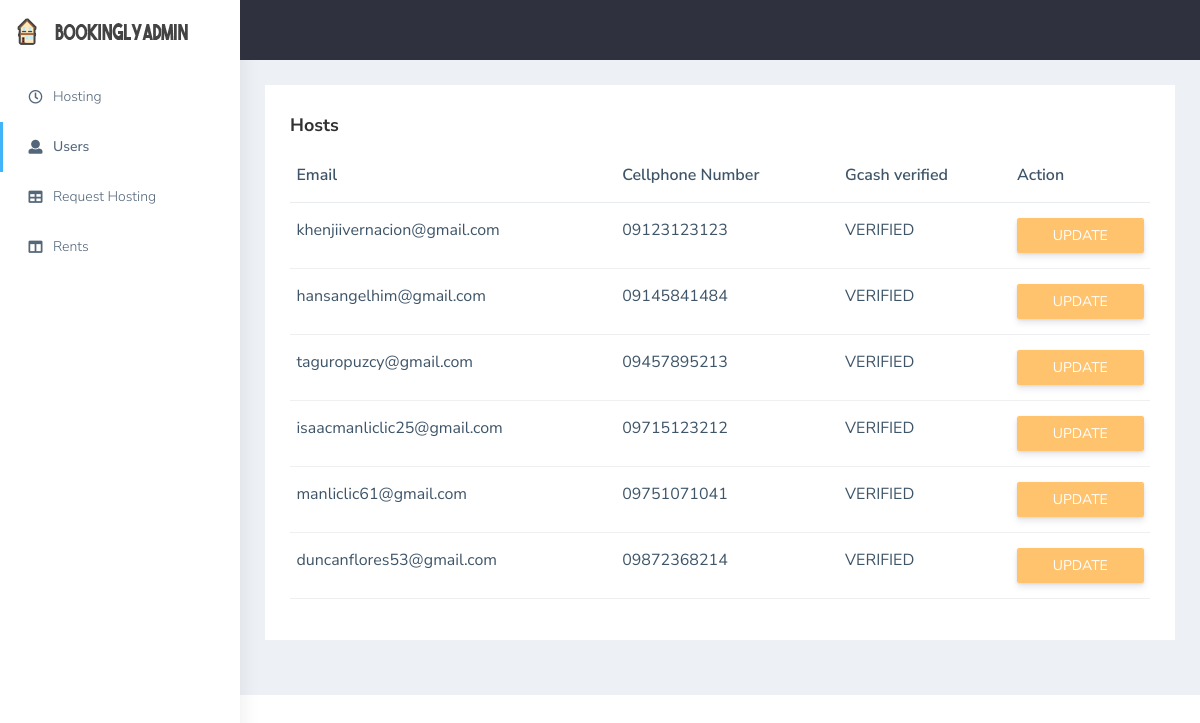
/admin/profile.php, run on the app's committed database.
### tables this page shows
CREATE TABLE `user` (
  `cpnumber` varchar(11) NOT NULL,
  `password` varchar(255) NOT NULL,
  `firstname` varchar(255) NOT NULL,
  `lastname` varchar(255) NOT NULL,
  `email` varchar(255) NOT NULL,
  `birtdate` date NOT NULL,
  `status` varchar(255) NOT NULL,
  `UserImage` longblob NOT NULL
);

### admin/profile.php (the view, shortened to what this page needs)
<!DOCTYPE html>
<html dir="ltr" lang="en">
<head>
    <link href="css/style.min.css" rel="stylesheet">
</head>
<?php
function display()
{
    include "dbadmin/database.php";
    $sqlresult = mysqli_query($conn, "select * from user");
    while ($row = mysqli_fetch_array($sqlresult)) {
        echo "<tr>";
        echo "<td>$row[4]</td>";
        echo "<td>$row[0]</td>";
        echo "<td>$row[6]</td>";
        echo "<td><a href='profile-update.php?email=$row[4]' class='btn btn-warning form-control'>UPDATE</a></td>";
        echo "</tr>";
    }
}
?>
<body>
    <div id="main-wrapper" data-layout="vertical" data-navbarbg="skin5" data-sidebartype="full" data-sidebar-position="absolute" data-header-position="absolute" data-boxed-layout="full">
        <?php include 'admin-header.php'; ?>
        <?php include 'side-bar.php'; ?>
        <div class="page-wrapper">
            <div class="container-fluid">
                <div class="row">
                    <div class="col-md-12 col-lg-12 col-sm-12">
                        <div class="white-box">
                            <h3 class="box-title">Hosts</h3>
                            <div class="table-responsive">
                                <table class="table no-wrap">
                                    <thead>
                                        <tr>
                                            <th class="border-top-0">Email</th>
                                            <th class="border-top-0">Cellphone Number</th>
                                            <th class="border-top-0">Gcash verified</th>
                                            <th class="border-top-0">Action</th>
                                        </tr>
                                    </thead>
                                    <tbody>
                                        <?php echo display(); ?>
                                    </tbody>
                                </table>
                            </div>
                        </div>
                    </div>
                </div>
            </div>
        </div>
    </div>
</body>
</html>

### admin/admin-header.php (shortened to what this page needs)
<header class="topbar" data-navbarbg="skin5">
    <nav class="navbar top-navbar navbar-expand-md navbar-dark">
        <div class="navbar-header" data-logobg="skin6">
            <a class="navbar-brand" href="dashboard.php">
                <b class="logo-icon">
                    <img src="plugins/images/logo-icon.png" alt="homepage" />
                </b>
                <span class="logo-text">
                    <img src="plugins/images/logo-text.png" alt="homepage" />
                </span>
            </a>
        </div>
    </nav>
</header>

### admin/side-bar.php
<aside class="left-sidebar" data-sidebarbg="skin6">
    <div class="scroll-sidebar">
        <nav class="sidebar-nav">
            <ul id="sidebarnav">
                <li class="sidebar-item pt-2">
                    <a class="sidebar-link waves-effect waves-dark sidebar-link" href="dashboard.php" aria-expanded="false">
                        <i class="far fa-clock" aria-hidden="true"></i>
                        <span class="hide-menu">Hosting</span>
                    </a>
                </li>
                <li class="sidebar-item">
                    <a class="sidebar-link waves-effect waves-dark sidebar-link" href="profile.php" aria-expanded="false">
                        <i class="fa fa-user" aria-hidden="true"></i>
                        <span class="hide-menu">Users</span>
                    </a>
                </li>
                <li class="sidebar-item">
                    <a class="sidebar-link waves-effect waves-dark sidebar-link" href="hosting-request.php" aria-expanded="false">
                        <i class="fa fa-table" aria-hidden="true"></i>
                        <span class="hide-menu">Request Hosting</span>
                    </a>
                </li>
                <li class="sidebar-item">
                    <a class="sidebar-link waves-effect waves-dark sidebar-link" href="blank.php" aria-expanded="false">
                        <i class="fa fa-columns" aria-hidden="true"></i>
                        <span class="hide-menu">Rents</span>
                    </a>
                </li>
            </ul>
        </nav>
    </div>
</aside>

### data on the page
user: email "khenjiivernacion@gmail.com", cpnumber "09123123123", status "VERIFIED"
user: email "hansangelhim@gmail.com", cpnumber "09145841484", status "VERIFIED"
user: email "taguropuzcy@gmail.com", cpnumber "09457895213", status "VERIFIED"
user: email "isaacmanliclic25@gmail.com", cpnumber "09715123212", status "VERIFIED"
user: email "manliclic61@gmail.com", cpnumber "09751071041", status "VERIFIED"
user: email "duncanflores53@gmail.com", cpnumber "09872368214", status "VERIFIED"
